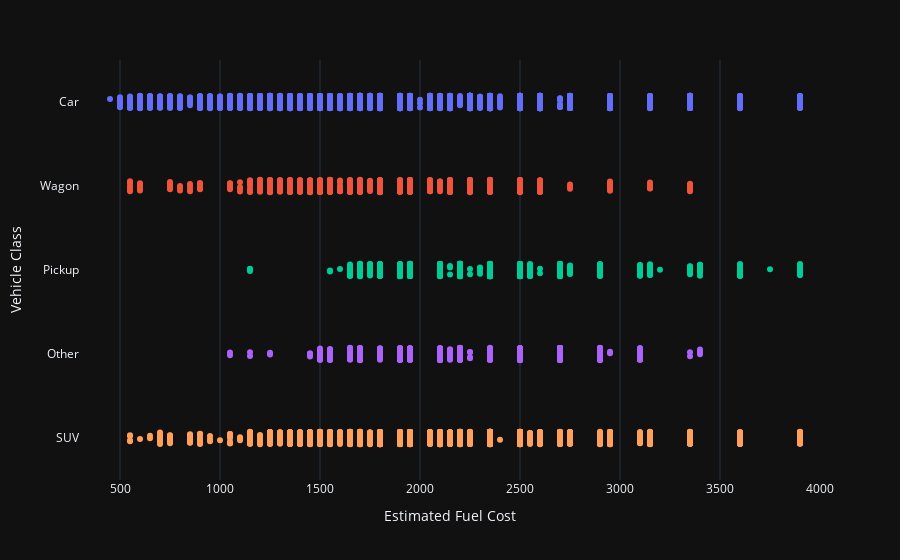

The notebook cell this image was saved under:
### Code cell
fig=px.strip(df,x="fuelCost08",y="class_summary",color="class_summary",range_x=[300,4000])
fig.update_layout(showlegend=False)
fig.update_yaxes(title="Vehicle Class")
fig.update_xaxes(title="Estimated Fuel Cost")
fig.show()

### Figure 1 — Plotly figure (JSON) as saved in the notebook; plotly's stock layout.template omitted (floating-point values rounded to 4 significant figures; data arrays with more than 128 entries replaced by an {"elided": "..."} marker saying what was removed)
{"data": [{"alignmentgroup": "True", "boxpoints": "all", "fillcolor": "rgba(255,255,255,0)", "hoveron": "points", "hovertemplate": "class_summary=%{y}<br>fuelCost08=%{x}<extra></extra>", "legendgroup": "Car", "line": {"color": "rgba(255,255,255,0)"}, "marker": {"color": "#636efa"}, "name": "Car", "offsetgroup": "Car", "orientation": "h", "pointpos": 0, "showlegend": true, "x": {"elided": "13033 int values"}, "x0": " ", "xaxis": "x", "y": {"elided": "13033 str values"}, "y0": " ", "yaxis": "y", "type": "box"}, {"alignmentgroup": "True", "boxpoints": "all", "fillcolor": "rgba(255,255,255,0)", "hoveron": "points", "hovertemplate": "class_summary=%{y}<br>fuelCost08=%{x}<extra></extra>", "legendgroup": "Wagon", "line": {"color": "rgba(255,255,255,0)"}, "marker": {"color": "#EF553B"}, "name": "Wagon", "offsetgroup": "Wagon", "orientation": "h", "pointpos": 0, "showlegend": true, "x": {"elided": "1350 int values"}, "x0": " ", "xaxis": "x", "y": {"elided": "1350 str values"}, "y0": " ", "yaxis": "y", "type": "box"}, {"alignmentgroup": "True", "boxpoints": "all", "fillcolor": "rgba(255,255,255,0)", "hoveron": "points", "hovertemplate": "class_summary=%{y}<br>fuelCost08=%{x}<extra></extra>", "legendgroup": "Pickup", "line": {"color": "rgba(255,255,255,0)"}, "marker": {"color": "#00cc96"}, "name": "Pickup", "offsetgroup": "Pickup", "orientation": "h", "pointpos": 0, "showlegend": true, "x": {"elided": "2463 int values"}, "x0": " ", "xaxis": "x", "y": {"elided": "2463 str values"}, "y0": " ", "yaxis": "y", "type": "box"}, {"alignmentgroup": "True", "boxpoints": "all", "fillcolor": "rgba(255,255,255,0)", "hoveron": "points", "hovertemplate": "class_summary=%{y}<br>fuelCost08=%{x}<extra></extra>", "legendgroup": "Other", "line": {"color": "rgba(255,255,255,0)"}, "marker": {"color": "#ab63fa"}, "name": "Other", "offsetgroup": "Other", "orientation": "h", "pointpos": 0, "showlegend": true, "x": {"elided": "1110 int values"}, "x0": " ", "xaxis": "x", "y": {"elided": "1110 str values"}, "y0": " ", "yaxis": "y", "type": "box"}, {"alignmentgroup": "True", "boxpoints": "all", "fillcolor": "rgba(255,255,255,0)", "hoveron": "points", "hovertemplate": "class_summary=%{y}<br>fuelCost08=%{x}<extra></extra>", "legendgroup": "SUV", "line": {"color": "rgba(255,255,255,0)"}, "marker": {"color": "#FFA15A"}, "name": "SUV", "offsetgroup": "SUV", "orientation": "h", "pointpos": 0, "showlegend": true, "x": {"elided": "6254 int values"}, "x0": " ", "xaxis": "x", "y": {"elided": "6254 str values"}, "y0": " ", "yaxis": "y", "type": "box"}], "layout": {"xaxis": {"anchor": "y", "domain": [0.0, 1.0], "title": {"text": "Estimated Fuel Cost"}, "range": [300, 4000]}, "yaxis": {"anchor": "x", "domain": [0.0, 1.0], "title": {"text": "Vehicle Class"}, "categoryorder": "array", "categoryarray": ["SUV", "Other", "Pickup", "Wagon", "Car"]}, "legend": {"title": {"text": "class_summary"}, "tracegroupgap": 0}, "margin": {"t": 60}, "boxmode": "overlay", "showlegend": false}}
